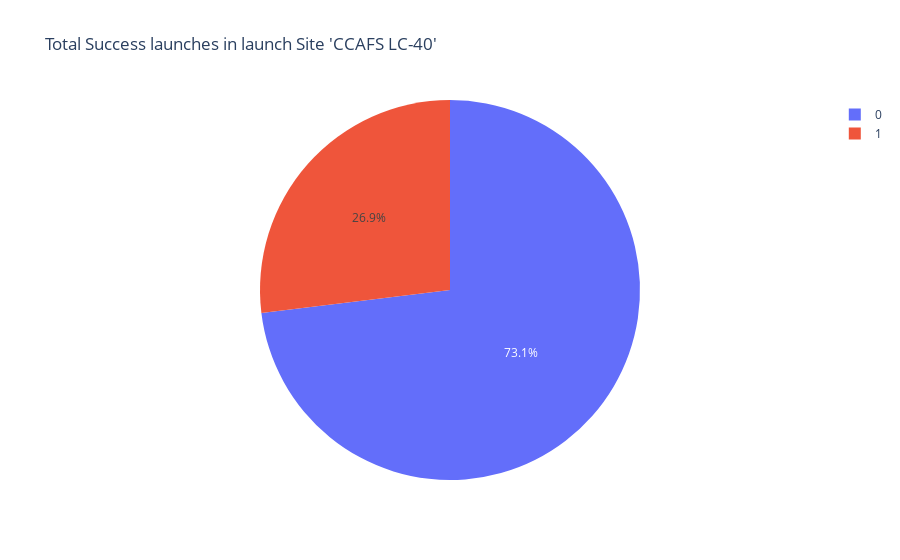

Notebook code cell kept with this figure:
### Code cell
fig = px.pie(
    filtered_df_2,
    names="class",
    title=f"Total Success launches in launch Site '{filtered_df_2["Launch Site"].to_list()[0]}'"
)
fig

### Figure 1 — Plotly figure (JSON) as saved in the notebook; plotly's stock layout.template omitted (floating-point values rounded to 4 significant figures)
{"data": [{"domain": {"x": [0, 1], "y": [0, 1]}, "hovertemplate": "class=%{label}<extra></extra>", "labels": [0, 0, 0, 0, 0, 0, 0, 0, 0, 0, 0, 0, 0, 0, 0, 0, 0, 1, 1, 0, 1, 1, 1, 0, 1, 1], "legendgroup": "", "name": "", "showlegend": true, "type": "pie"}], "layout": {"legend": {"tracegroupgap": 0}, "title": {"text": "Total Success launches in launch Site 'CCAFS LC-40'"}}}
